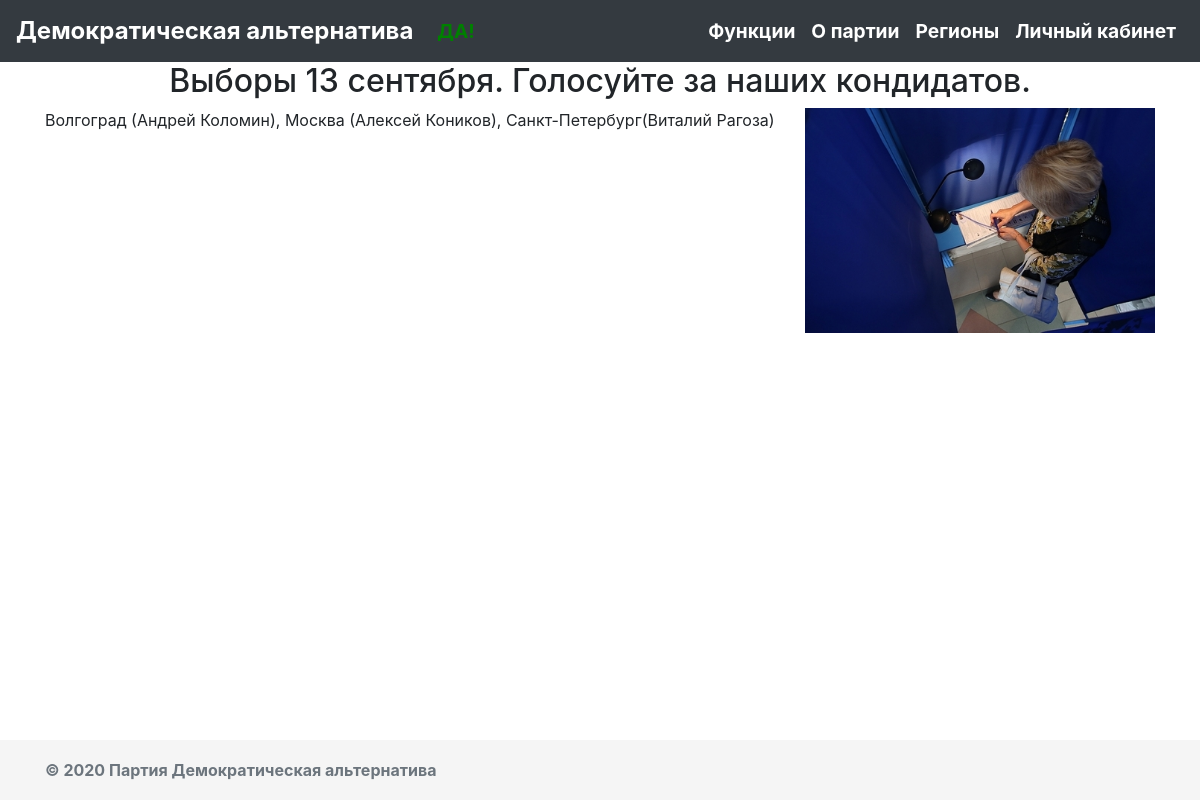
The app's page /news/news.php?id=9 with its own data.
### tables this page shows
CREATE TABLE `news` (
  `news_id` int(12) NOT NULL,
  `news_title` varchar(200) NOT NULL,
  `news_text` varchar(5000) NOT NULL,
  `picture` varchar(500) NOT NULL,
  `date` date NOT NULL,
  `author_id` int(12) NOT NULL,
  `town_id` int(12) DEFAULT NULL,
  `genre_id` int(12) DEFAULT NULL
);

### news/news.php (the view, shortened to what this page needs)
<?php require_once ('../database/connect.php'); ?>
<?php
  $id = $_GET['id'];
  $res = $connect->prepare("SELECT * FROM `news` WHERE `news_id` = ? ");
  $res->bind_param('s', $id);
  $res->execute();
  $data = $res->get_result();
  $data = $data->fetch_assoc();
?>
<!doctype html>
<html lang="ru">
  <head>
    <link rel="stylesheet" href="https://stackpath.bootstrapcdn.com/bootstrap/4.5.0/css/bootstrap.min.css">
  </head>
  <body>
    <main role="main">
      <div align="center">
        <h2><?= $data['news_title'] ?></h2>
      </div>
      <div class="container">
        <div class="row">
          <div class="col-12 col-md-8" id="content">
            <div>
              <?= $data['news_text'] ?>
            </div>
          </div>
          <div class="col-12 col-md-4" id="sidebar" style=""><div class="inner-wrapper-sticky" style="position: relative;">
            <div>
              <img src=<?= "../" . $data['picture'] ?> width="100%" height="225">
            </div>
          </div>
        </div>
      </div>
    </main>
  </body>
</html>

### style/head.css (style rules this page uses)
html { position: relative; min-height: 100%; }
body { margin-bottom: 60px; }
.footer { position: absolute; bottom: 0; width: 100%; height: 60px; line-height: 60px; background-color: #f5f5f5; }

### records on screen
news: news_title "Выборы 13 сентября. Голосуйте за наших кондидатов.", news_text "Волгоград (Андрей Коломин), Москва (Алексей Коников), Санкт-Петербург(Виталий Рагоза)", picture (picture)
